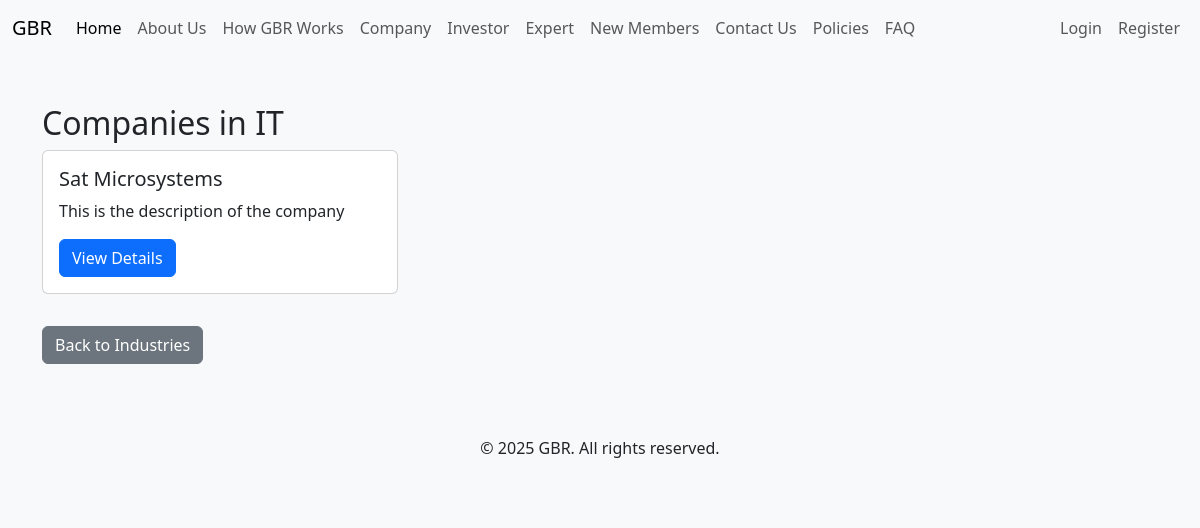
The page /listings/industry/1/ on the database its author committed.
### core/models.py (models this page shows, shortened)
class Industry(models.Model):
    name = models.CharField(max_length=100)
    country = models.ForeignKey(Country, on_delete=models.CASCADE, related_name='industries')

class Company(models.Model):
    name = models.CharField(max_length=150)
    industry = models.ForeignKey(Industry, on_delete=models.CASCADE, related_name='companies')
    description = models.TextField()
    contact_info = models.CharField(max_length=255)
    chat_code = models.CharField(max_length=255, blank=True)

### core/views.py (the view)
# urls.py: path('listings/industry/<int:industry_id>/', views.list_companies, name='list_companies'),
def list_companies(request, industry_id):
    industry = get_object_or_404(Industry, id=industry_id)
    companies = industry.companies.all()
    return render(request, 'listings/companies.html', {'industry': industry, 'companies': companies})

### templates/listings/companies.html
{% extends 'base.html' %}
{% block content %}
<h2>Companies in {{ industry.name }}</h2>
<div class="row">
    {% for company in companies %}
        <div class="col-md-4 mb-3">
            <div class="card h-100">
                <div class="card-body">
                    <h5 class="card-title">{{ company.name }}</h5>
                    <p class="card-text">{{ company.description|truncatewords:20 }}</p>
                    <a href="{% url 'company_detail' company.id %}" class="btn btn-primary">View Details</a>
                </div>
            </div>
        </div>
    {% empty %}
        <div class="col-12">
            <div class="alert alert-info">No companies available.</div>
        </div>
    {% endfor %}
</div>
<a href="{% url 'list_industries' industry.country.id %}" class="btn btn-secondary mt-3">Back to Industries</a>
{% endblock %}

### static/css/style.css (style rules this page uses)
body { font-family: 'Segoe UI', Arial, sans-serif; background-color: #f8f9fa; }

### rows shown on the page
Industry: name "IT"
Company: name "Sat Microsystems", description "This is the description of the company"
